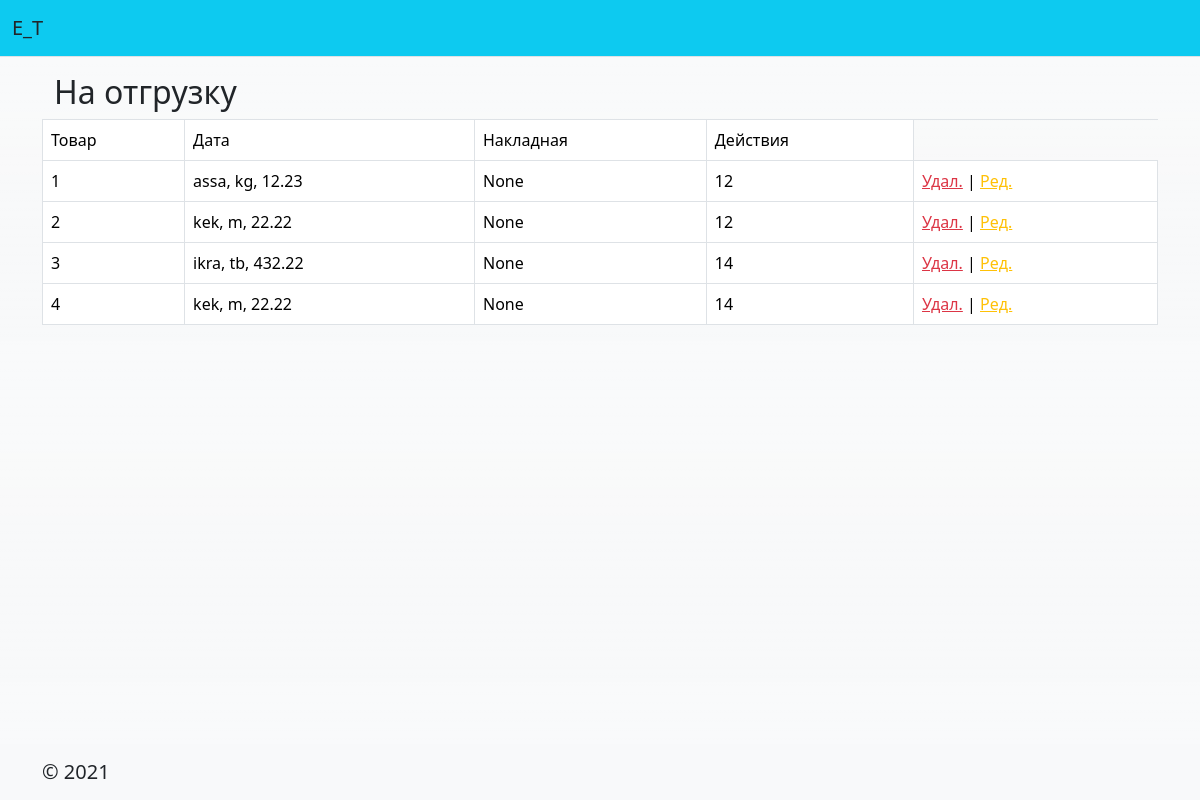
/checkouts/, run on the app's committed database.
### main_app/models.py (models this page shows)
class GoodIncome(models.Model):
    good=models.ForeignKey(Good, on_delete=models.CASCADE)
    date=models.DateField()
    checkout_number=models.IntegerField()

class Good(models.Model):
    name=models.CharField(max_length=511)
    unit=models.CharField(max_length=255)
    price = models.DecimalField(max_digits=8, decimal_places=2, verbose_name='Price')
    def __str__(self):
        return f'{self.name}, {self.unit}, {self.price}'

### main_app/views.py (the view)
# urls.py: path('checkouts/', main_app.views.list_checkouts),
def list_checkouts(request):
    header = ['Товар', 'Дата', 'Накладная', 'Действия']
    data = GoodIncome.objects.all()
    return render(request, 'checkouts/list.html', {'title': 'Goods income', 'header': header, 'g_data': data})

### main_app/templates/checkouts/list.html
{% extends "layout.html" %}
{% block main_content %}
    <div class="container">
        <h2>
            На отгрузку
        </h2>
        <div class="row">
            <table class="table table-bordered">
                <thead>
                {% for h in header %}
                    <td>
                        {{ h | safe }}
                    </td>
                {% endfor %}
                </thead>
                <tbody>
                {% for r in  g_data %}
                    <tr>
                        <td>
                            {{ r.id }}
                        </td>
                        <td>
                            {{ r.good }}
                        </td>
                        <td>
                            {{ r.date }}
                        </td>
                        <td>
                            {{ r.checkout_number }}
                        </td>
                        <td>
                            <span><a class="link-danger" href="/checkouts/delete/{{ r.id }}">Удал.</a> | <a
                                    class="link-warning" href="/checkouts/edit/{{ r.id }}">Ред.</a></span>
                        </td>
                    </tr>
                {% endfor %}
                </tbody>
            </table>
        </div>
    </div>
{% endblock %}

### data on the page
GoodIncome: id "1", good "assa, kg, 12.23", date "None", checkout_number "12"
GoodIncome: id "2", good "kek, m, 22.22", date "None", checkout_number "12"
GoodIncome: id "3", good "ikra, tb, 432.22", date "None", checkout_number "14"
GoodIncome: id "4", good "kek, m, 22.22", date "None", checkout_number "14"

### other printed values
{{ h | safe }} "Товар" "Дата" "Накладная" "Действия"
